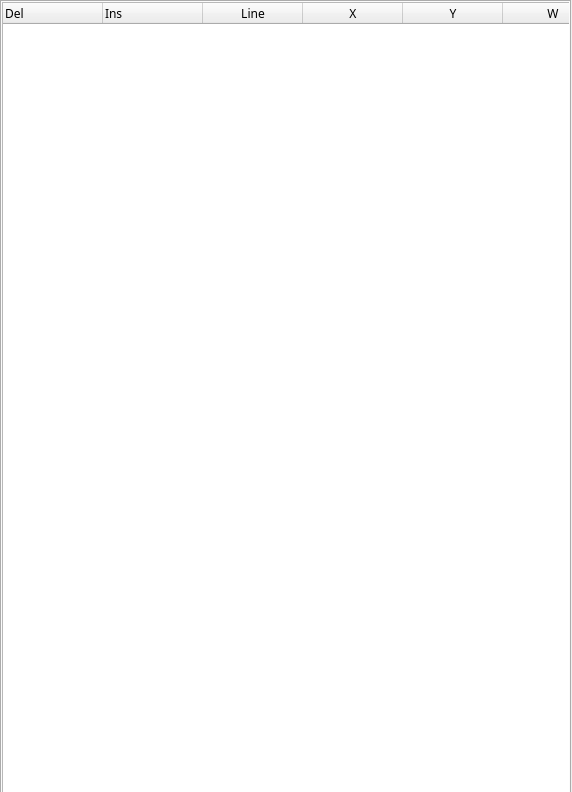
<?xml version="1.0" encoding="UTF-8"?>
<ui version="4.0">
 <class>BoxEdit</class>
 <widget class="QWidget" name="BoxEdit">
  <property name="geometry">
   <rect>
    <x>0</x>
    <y>0</y>
    <width>572</width>
    <height>792</height>
   </rect>
  </property>
  <property name="windowTitle">
   <string>Form</string>
  </property>
  <widget class="QTabWidget" name="BoxTab">
   <property name="geometry">
    <rect>
     <x>0</x>
     <y>0</y>
     <width>571</width>
     <height>831</height>
    </rect>
   </property>
   <property name="tabPosition">
    <enum>QTabWidget::South</enum>
   </property>
   <property name="tabShape">
    <enum>QTabWidget::Rounded</enum>
   </property>
   <property name="currentIndex">
    <number>1</number>
   </property>
   <widget class="QWidget" name="CSV">
    <attribute name="title">
     <string>CSV Text</string>
    </attribute>
    <widget class="QTextEdit" name="BoxText">
     <property name="geometry">
      <rect>
       <x>0</x>
       <y>0</y>
       <width>571</width>
       <height>831</height>
      </rect>
     </property>
     <property name="minimumSize">
      <size>
       <width>540</width>
       <height>830</height>
      </size>
     </property>
     <property name="font">
      <font>
       <family>FROMVS</family>
       <pointsize>8</pointsize>
       <weight>50</weight>
       <italic>false</italic>
       <bold>false</bold>
      </font>
     </property>
     <property name="sizeAdjustPolicy">
      <enum>QAbstractScrollArea::AdjustToContents</enum>
     </property>
     <property name="lineWrapMode">
      <enum>QTextEdit::NoWrap</enum>
     </property>
    </widget>
   </widget>
   <widget class="QWidget" name="Table">
    <attribute name="title">
     <string>Box Table</string>
    </attribute>
    <widget class="QTableWidget" name="BoxTable">
     <property name="geometry">
      <rect>
       <x>0</x>
       <y>0</y>
       <width>571</width>
       <height>831</height>
      </rect>
     </property>
     <column>
      <property name="text">
       <string>Del</string>
      </property>
      <property name="toolTip">
       <string>Delete Row</string>
      </property>
      <property name="font">
       <font>
        <family>FROMVS</family>
        <weight>50</weight>
        <bold>false</bold>
       </font>
      </property>
      <property name="textAlignment">
       <set>AlignLeading|AlignVCenter</set>
      </property>
      <property name="icon">
       <iconset resource="../UI_Icons.qrc">
        <normaloff>:/Icons/Icons/cross.png</normaloff>:/Icons/Icons/cross.png</iconset>
      </property>
     </column>
     <column>
      <property name="text">
       <string>Ins</string>
      </property>
      <property name="font">
       <font>
        <family>FROMVS</family>
       </font>
      </property>
      <property name="textAlignment">
       <set>AlignLeading|AlignVCenter</set>
      </property>
      <property name="icon">
       <iconset resource="../UI_Icons.qrc">
        <normaloff>:/Icons/Icons/insertabove.png</normaloff>:/Icons/Icons/insertabove.png</iconset>
      </property>
     </column>
     <column>
      <property name="text">
       <string>Line</string>
      </property>
      <property name="font">
       <font>
        <family>FROMVS</family>
       </font>
      </property>
     </column>
     <column>
      <property name="text">
       <string>X</string>
      </property>
      <property name="font">
       <font>
        <family>FROMVS</family>
       </font>
      </property>
     </column>
     <column>
      <property name="text">
       <string>Y</string>
      </property>
      <property name="font">
       <font>
        <family>FROMVS</family>
       </font>
      </property>
     </column>
     <column>
      <property name="text">
       <string>W</string>
      </property>
      <property name="font">
       <font>
        <family>FROMVS</family>
       </font>
      </property>
     </column>
     <column>
      <property name="text">
       <string>H</string>
      </property>
      <property name="font">
       <font>
        <family>FROMVS</family>
       </font>
      </property>
     </column>
     <column>
      <property name="text">
       <string>Rdraw</string>
      </property>
      <property name="toolTip">
       <string>Draw linebox with rubberBand</string>
      </property>
      <property name="font">
       <font>
        <family>FROMVS</family>
       </font>
      </property>
      <property name="textAlignment">
       <set>AlignLeading|AlignVCenter</set>
      </property>
      <property name="icon">
       <iconset resource="../UI_Icons.qrc">
        <normaloff>:/Icons/Icons/rubberband.png</normaloff>:/Icons/Icons/rubberband.png</iconset>
      </property>
     </column>
     <column>
      <property name="text">
       <string>Sdraw</string>
      </property>
      <property name="font">
       <font>
        <family>FROMVS</family>
       </font>
      </property>
      <property name="textAlignment">
       <set>AlignLeading|AlignVCenter</set>
      </property>
      <property name="icon">
       <iconset resource="../UI_Icons.qrc">
        <normaloff>:/Icons/Icons/table.png</normaloff>:/Icons/Icons/table.png</iconset>
      </property>
     </column>
     <column>
      <property name="text">
       <string>Accept</string>
      </property>
      <property name="font">
       <font>
        <family>FROMVS</family>
       </font>
      </property>
      <property name="textAlignment">
       <set>AlignLeading|AlignVCenter</set>
      </property>
      <property name="icon">
       <iconset resource="../UI_Icons.qrc">
        <normaloff>:/Icons/Icons/Valid.png</normaloff>:/Icons/Icons/Valid.png</iconset>
      </property>
     </column>
    </widget>
   </widget>
  </widget>
 </widget>
 <resources>
  <include location="../UI_Icons.qrc"/>
 </resources>
 <connections/>
</ui>
